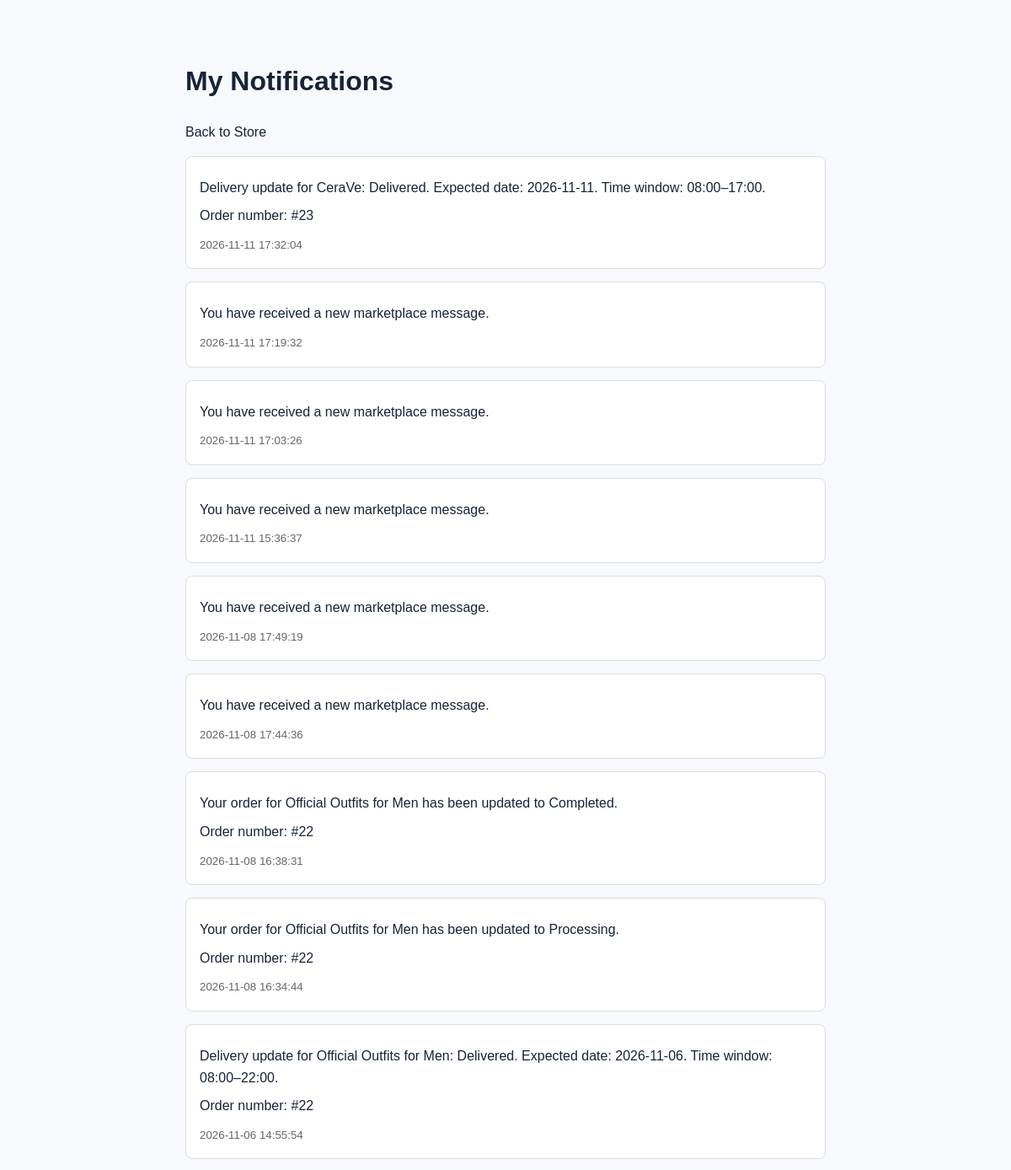
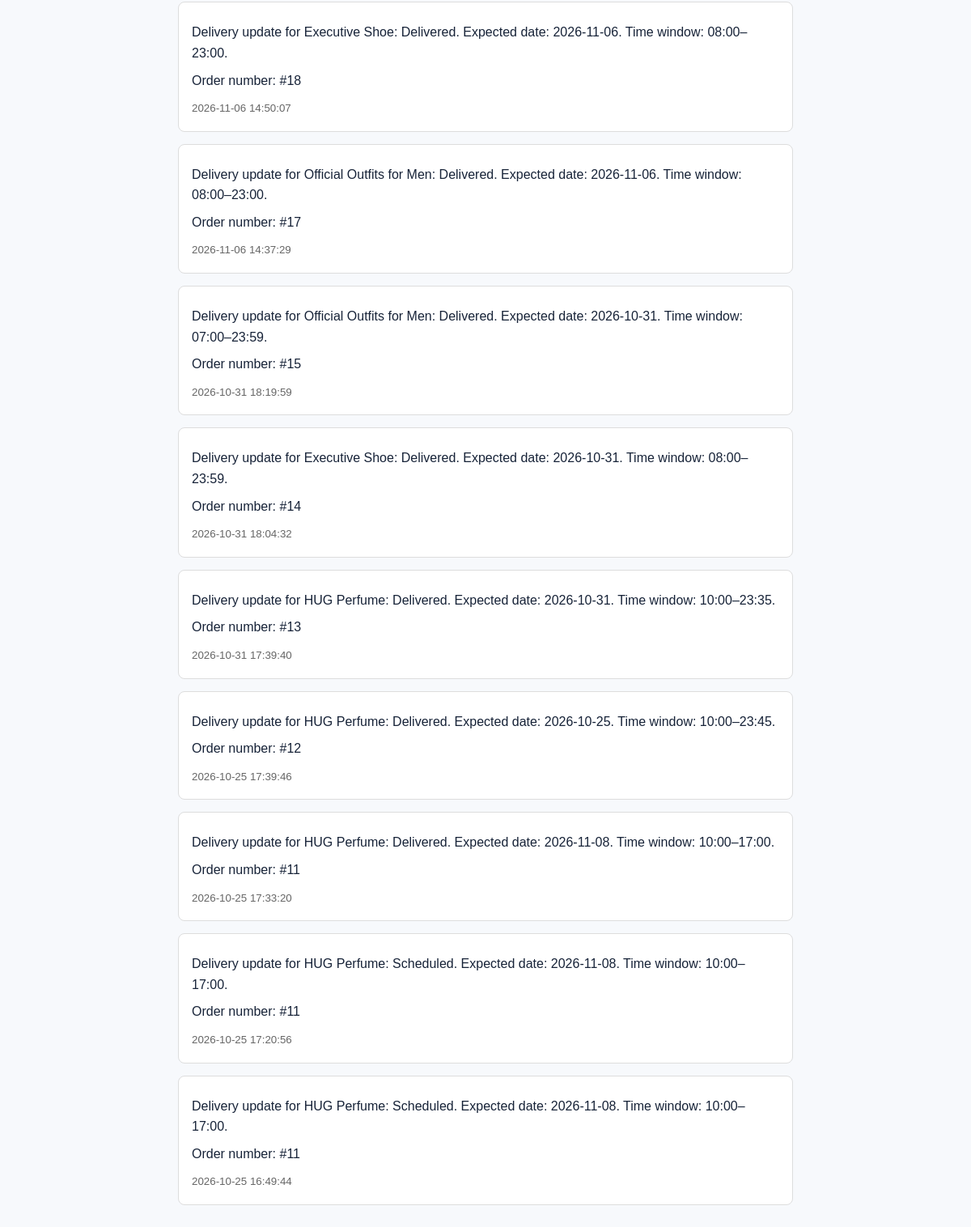
Page /notifications (signed in) on the committed database (2 pictures, top to bottom).
### tables this page shows
CREATE TABLE notifications (
        id INTEGER PRIMARY KEY AUTOINCREMENT,
        user_id INTEGER NOT NULL,
        order_id INTEGER,
        message TEXT NOT NULL,
        is_read INTEGER NOT NULL DEFAULT 0,
        created_at TIMESTAMP DEFAULT CURRENT_TIMESTAMP,
        FOREIGN KEY (user_id) REFERENCES users(id),
        FOREIGN KEY (order_id) REFERENCES orders(id)
    );

### app.py (the view)
@app.route("/notifications")
def notifications():
    if "user_id" not in session:
        return redirect(url_for("login"))
    connection = get_db_connection()
    try:
        items = connection.execute("""
            SELECT id, order_id, message, is_read, created_at
            FROM notifications
            WHERE user_id = ?
            ORDER BY created_at DESC, id DESC
        """, (session["user_id"],)).fetchall()
        connection.execute("""
            UPDATE notifications
            SET is_read = 1
            WHERE user_id = ?
        """, (session["user_id"],))
        connection.commit()
    finally:
        connection.close()
    return render_template("notifications.html", notifications=items)

### app.py (called while the page is built)
def get_db_connection():
    connection = sqlite3.connect(DATABASE)
    connection.row_factory = sqlite3.Row
    return connection

@app.context_processor
def inject_unread_messages():
    unread_messages = 0
    if "user_id" in session:
        connection = get_db_connection()
        try:
            unread_messages = connection.execute("""
                SELECT COUNT(*)
                FROM messages m
                JOIN conversations c
                    ON c.id = m.conversation_id
                WHERE m.is_read = 0
                AND m.sender_id != ?
                AND (c.buyer_id = ? OR c.seller_id = ?)
            """, (
                session["user_id"],
                session["user_id"],
                session["user_id"]
            )).fetchone()[0]
        finally:
            connection.close()
    return {
        "unread_messages": unread_messages
    }

### templates/notifications.html (shortened to what this page needs)
<!DOCTYPE html>
<html lang="en">
<head>
    <link rel="stylesheet"
          href="{{ url_for('static', filename='style.css') }}">
</head>
<body>
    <main class="notifications-container">
        <h1>My Notifications</h1>
        <a href="{{ url_for('home') }}">Back to Store</a>
        {% if notifications %}
            {% for item in notifications %}
                <article class="notification-card">
                    <p>{{ item['message'] }}</p>
                    {% if item['order_id'] %}
                        <p>
                            Order number: #{{ item['order_id'] }}
                        </p>
                    {% endif %}
                    <small>{{ item['created_at'] }}</small>
                </article>
            {% endfor %}
        {% else %}
            <p>You have no notifications yet.</p>
        {% endif %}
    </main>
</body>
</html>

### static/style.css (style rules this page uses)
:root { --navy: #102846; --blue: #1769e0; --blue-light: #eaf2ff; --text: #172338; --muted: #69778a; --border: #e4eaf2; --background: #f7f9fc; --white: #ffffff; }
* { box-sizing: border-box; }
html { scroll-behavior: smooth; }
body { margin: 0; font-family: Arial, Helvetica, sans-serif; color: var(--text); background: var(--background); line-height: 1.6; }
a { color: inherit; text-decoration: none; }
button, a { -webkit-tap-highlight-color: transparent; }
.notifications-container { max-width: 800px; margin: 30px auto; padding: 20px; }
.notification-card { padding: 16px; margin-top: 15px; border: 1px solid #ddd; border-radius: 8px; background: white; }
.notification-card p { margin: 8px 0; }
.notification-card small { color: #666; }

### rows in the picture
notifications: message "Delivery update for CeraVe: Delivered. Expected date: 2026-11-11. Time window: 08:00–17:00.", order_id "23", created_at "2026-11-11 17:32:04"
notifications: message "You have received a new marketplace message.", created_at "2026-11-11 17:19:32"
notifications: message "You have received a new marketplace message.", created_at "2026-11-11 17:03:26"
notifications: message "You have received a new marketplace message.", created_at "2026-11-11 15:36:37"
notifications: message "You have received a new marketplace message.", created_at "2026-11-08 17:49:19"
notifications: message "You have received a new marketplace message.", created_at "2026-11-08 17:44:36"
notifications: message "Your order for Official Outfits for Men has been updated to Completed.", order_id "22", created_at "2026-11-08 16:38:31"
notifications: message "Your order for Official Outfits for Men has been updated to Processing.", order_id "22", created_at "2026-11-08 16:34:44"
notifications: message "Delivery update for Official Outfits for Men: Delivered. Expected date: 2026-11-06. Time window: 08:00–22:00.", order_id "22", created_at "2026-11-06 14:55:54"
notifications: message "Delivery update for Executive Shoe: Delivered. Expected date: 2026-11-06. Time window: 08:00–23:00.", order_id "18", created_at "2026-11-06 14:50:07"
notifications: message "Delivery update for Official Outfits for Men: Delivered. Expected date: 2026-11-06. Time window: 08:00–23:00.", order_id "17", created_at "2026-11-06 14:37:29"
notifications: message "Delivery update for Official Outfits for Men: Delivered. Expected date: 2026-10-31. Time window: 07:00–23:59.", order_id "15", created_at "2026-10-31 18:19:59"
notifications: message "Delivery update for Executive Shoe: Delivered. Expected date: 2026-10-31. Time window: 08:00–23:59.", order_id "14", created_at "2026-10-31 18:04:32"
notifications: message "Delivery update for HUG Perfume: Delivered. Expected date: 2026-10-31. Time window: 10:00–23:35.", order_id "13", created_at "2026-10-31 17:39:40"
notifications: message "Delivery update for HUG Perfume: Delivered. Expected date: 2026-10-25. Time window: 10:00–23:45.", order_id "12", created_at "2026-10-25 17:39:46"
notifications: message "Delivery update for HUG Perfume: Delivered. Expected date: 2026-11-08. Time window: 10:00–17:00.", order_id "11", created_at "2026-10-25 17:33:20"
notifications: message "Delivery update for HUG Perfume: Scheduled. Expected date: 2026-11-08. Time window: 10:00–17:00.", order_id "11", created_at "2026-10-25 17:20:56"
notifications: message "Delivery update for HUG Perfume: Scheduled. Expected date: 2026-11-08. Time window: 10:00–17:00.", order_id "11", created_at "2026-10-25 16:49:44"
